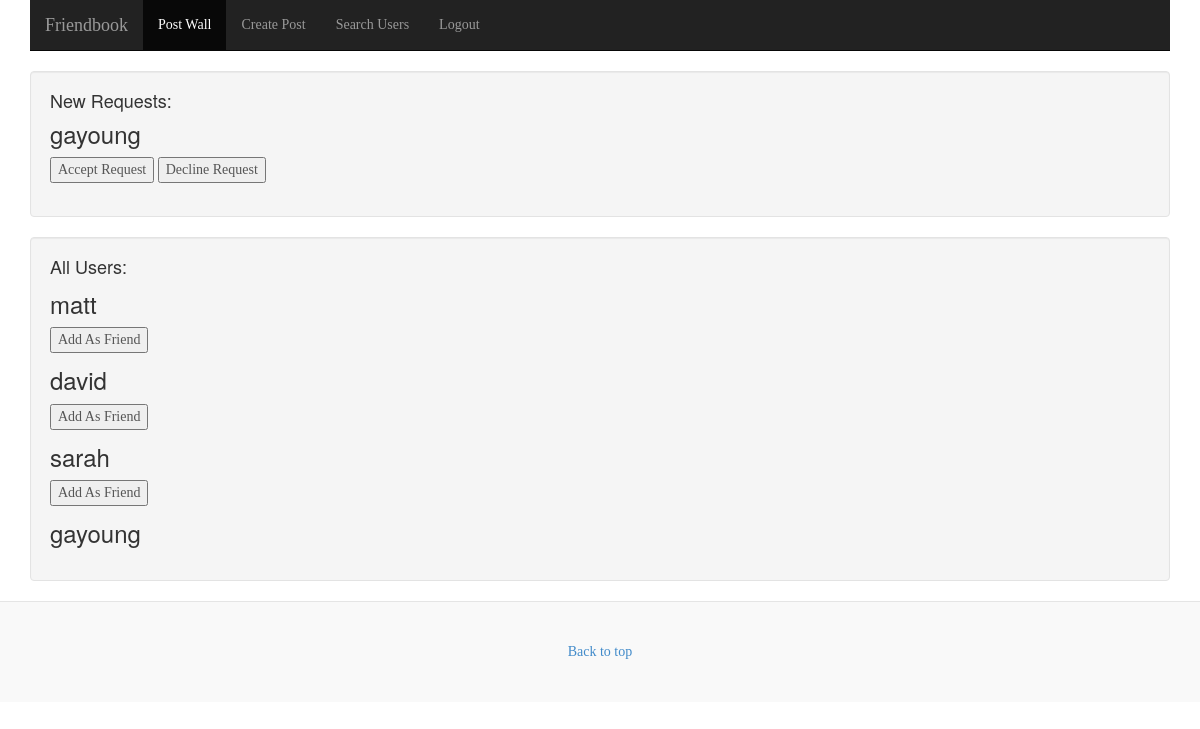
Page /search_users/ (signed in) on the committed database.
### main/models.py (models this page shows)
class Friends(models.Model):
    username1 = models.TextField()
    username2 = models.TextField()
    accept = models.BooleanField()
    server = models.TextField(blank=True)

class Users(models.Model):
    username = models.TextField(unique=True)
    password = models.TextField()
    role = models.TextField()
    register_date = models.DateTimeField(auto_now_add=True, blank=True)
    active = models.BooleanField()
    github_account = models.TextField(blank=True)

### main/views.py (the view)
# urls.py: url(r'^search_users/$', views.search_users, name='search_users'),
def search_users(request):
    context = RequestContext(request)
    me = request.session["username"]
    users = list(Users.objects.all())
    friends = list(Friends.objects.all())
    friend_check = [x.username2 for x in friends if x.username1 == me] + [x.username1 for x in friends if x.username2== me]
    request_check = [x.username2 for x in friends if (x.username1 == me and x.accept== 0)] + [x.username1 for x in friends if (x.username2== me and x.accept== 0)]
    return render_to_response('main/search_user.html',{'users': users, 'me': me, 'friends': friends,'check': friend_check,'request_pend': request_check }, context)

### templates/main/search_user.html (shortened to what this page needs)
{% load static  %}
<html lang="en">
    <head>
        <link href="{% static 'css/bootstrap.min.css' %}" rel="stylesheet"/>
        <link href="{% static 'css/blog.css'%}" rel="stylesheet"/>
    </head>
    <body>
        <div class="navbar-wrapper">
            <div class="container">
                <div class="navbar navbar-inverse navbar-static-top" role="navigation">
                    <div class="container">
                        <div class="navbar-header">
                            <a class="navbar-brand" href="#">Friendbook</a>
                        </div>
                        <div class="navbar-collapse collapse">
                            <ul class="nav navbar-nav">
                                <li class="active"><a href="{% url 'wall' %}">Post Wall</a></li>
                                <li><a href="{% url 'newpost' %}">Create Post</a></li>
                                <li><a href="#">Search Users</a></li>
                                <li><a href="{% url 'logout' %}">Logout</a></li>
                            </ul>
                        </div>
                    </div>
                </div>
            </div>
        </div>
       <div class="container">
            <div class="row">
                <div class="col-sm-12">
                    <div class="well">
                <h4>New Requests:</h4>
            {% for friend in friends %}
                    {% if friend.username2 == me and friend.accept == 0 %}
                    <form  action="{% url 'friendship_accept' %}" method="get">
                        <h3>{{ friend.username1 }}</h3>
                        <input type="submit" value="Accept Request" name="request">
                        <input type="submit" value="Decline Request" name="request">
                    {% endif %}
                    </form>
            {% endfor %}
            </div>
        </div>
    </div>
</div>
        <div class="container">
            <div class="row">
                <div class="col-sm-12">
                    <div class="well">
            <h4>All Users:</h4>
            {% for user in users %}
                {% if user.username != me %}
                    <form  action="{% url 'friendship' %}" method="get">
	               {% if user.username not in check %}
                        <h3>{{ user.username }}</h3>
                        <input type="submit" value="Add As Friend">
		    {% endif %}
                </form>
             {% endif %}
            {% endfor %}
            {% for user in users %}
                {% if user.username != me %}
                    <form  action="{% url 'unfriend' %}" method="get">
                   {% if user.username in check %}
                        <h3>{{ user.username }}</h3>
            {% endif %}
                </form>
             {% endif %}
            {% endfor %}
         </div>
        </div>
    </div>
</div>
        <div class="blog-footer">
            <a href="#">Back to top</a>
        </div>
    </body>
</html>

### static/css/blog.css (style rules this page uses)
body { font-family: Georgia, "Times New Roman", Times, serif; color: #555; }
h1, .h1, h2, .h2, h3, .h3, h4, .h4, h5, .h5, h6, .h6 { margin-top: 0; font-family: "Helvetica Neue", Helvetica, Arial, sans-serif; font-weight: normal; color: #333; }
.blog-footer { padding: 40px 0; color: #999; text-align: center; background-color: #f9f9f9; border-top: 1px solid #e5e5e5; }

### rows in the picture
Friends: username1 "gayoung"
Users: username "matt"
Users: username "david"
Users: username "sarah"
Users: username "gayoung"
